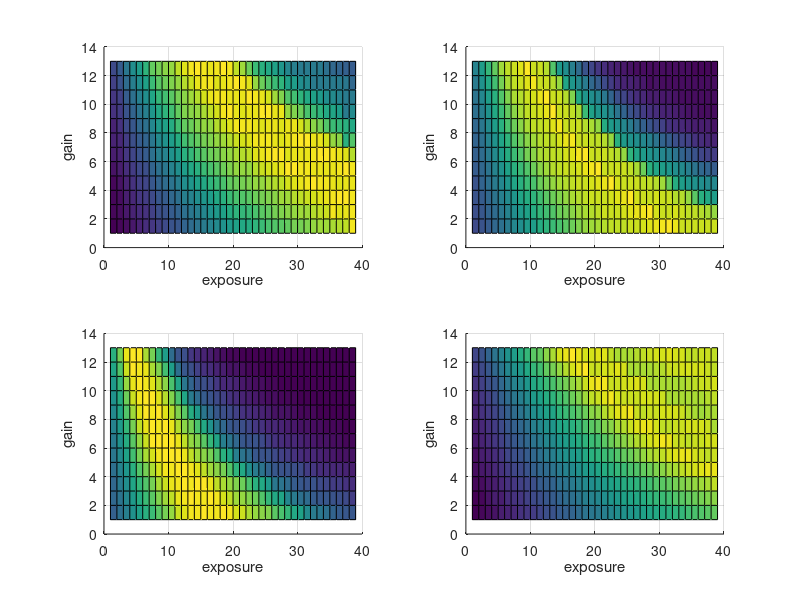

Here is the MATLAB script that generated this plot:
clear; close all;

data1 = csvread('redata_d1.csv');
data2 = csvread('redata_d2.csv');
data3 = csvread('redata_d3.csv');
data4 = csvread('redata_d4.csv');


figure;
subplot(2,2,1); surf(data1); xlabel('exposure'); ylabel('gain'); view(2);
subplot(2,2,2); surf(data2); xlabel('exposure'); ylabel('gain'); view(2);
subplot(2,2,3); surf(data3); xlabel('exposure'); ylabel('gain'); view(2);
subplot(2,2,4); surf(data4); xlabel('exposure'); ylabel('gain'); view(2);
 